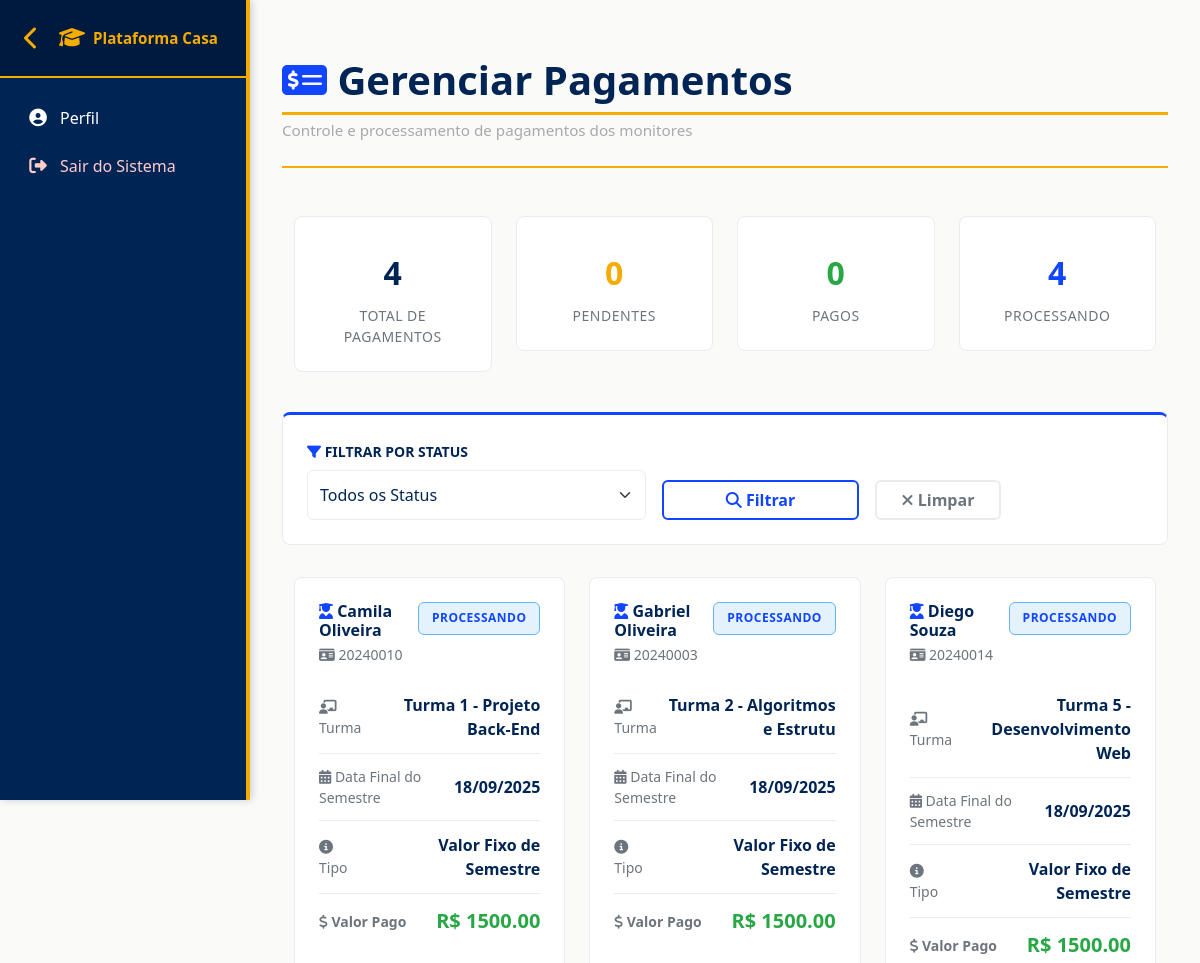
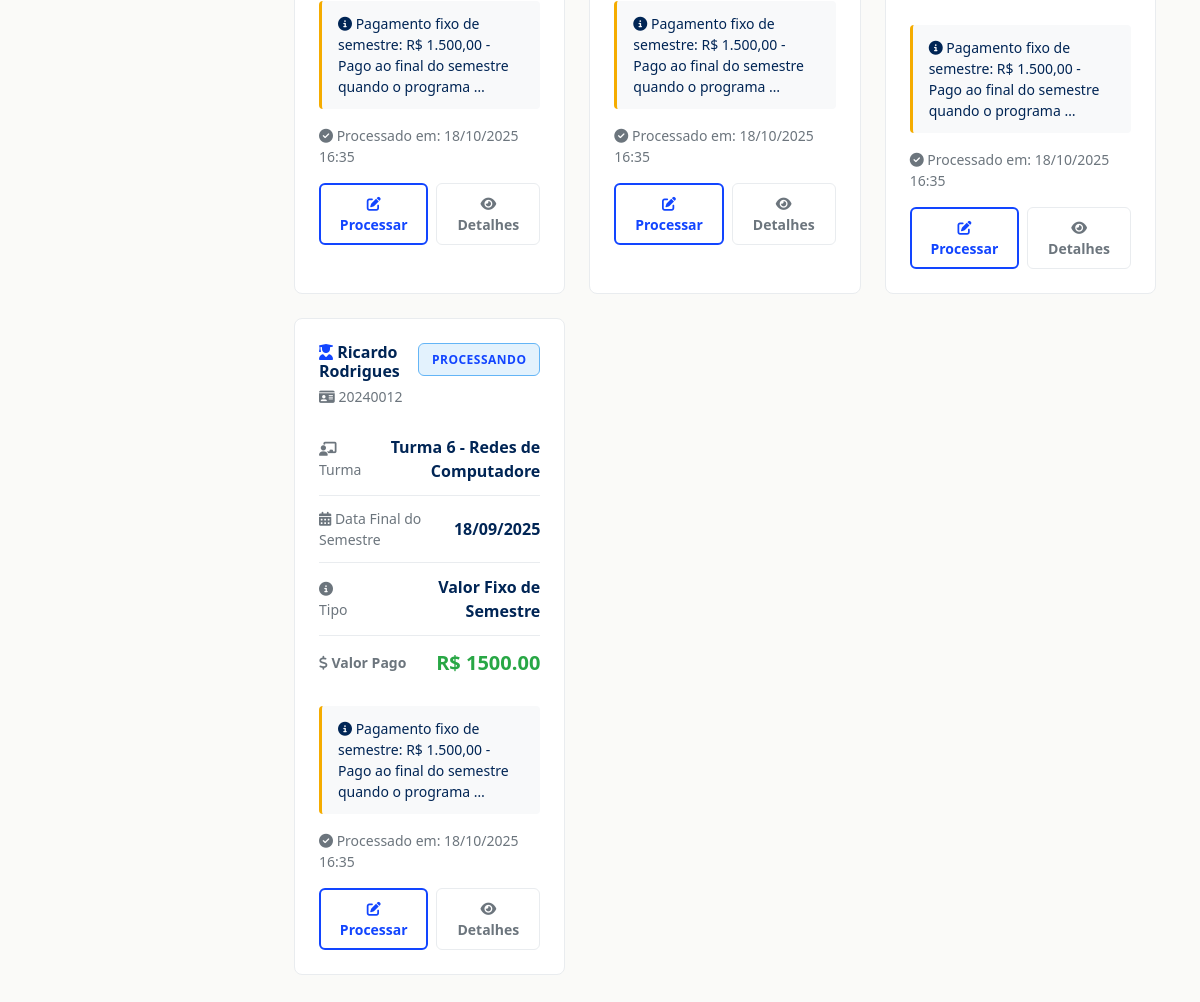
/gestao/pagamentos/, run on the app's committed database (2 pictures, top to bottom).
### plataforma_Casa/models.py (models this page shows, shortened)
class StatusPagamento(models.Model):
    STATUS_CHOICES = [
        ('Pendente', 'Pendente'),
        ('Processando', 'Processando'),
        ('Pago', 'Pago'),
        ('Cancelado', 'Cancelado'),
    ]
    VALOR_SEMESTRE = Decimal('1500.00')  # Valor fixo: R$1.500 por semestre
    monitor = models.ForeignKey(Aluno, on_delete=models.CASCADE, related_name='pagamentos')
    turma = models.ForeignKey(Turma, on_delete=models.CASCADE, related_name='pagamentos')
    mes_referencia = models.DateField(help_text="Data final do semestre para este pagamento")
    valor_total = models.DecimalField(max_digits=10, decimal_places=2, editable=False, default=Decimal('1500.00'))
    status = models.CharField(max_length=50, choices=STATUS_CHOICES, default='Pendente')
    processado_por = models.ForeignKey(Funcionario, on_delete=models.SET_NULL, null=True, blank=True, related_name='pagamentos_processados')
    data_processamento = models.DateTimeField(null=True, blank=True)
    observacao = models.TextField(blank=True, null=True, help_text="Observações sobre o pagamento")
    criado_em = models.DateTimeField(auto_now_add=True)
    class Meta:
        verbose_name = 'Status de Pagamento'
        verbose_name_plural = 'Status de Pagamentos'
        ordering = ['-mes_referencia']

class Usuario(models.Model):
    nome = models.CharField(max_length=100)
    email = models.EmailField(max_length=100)
    tipo_usuario = models.ForeignKey(TipoUsuario, on_delete=models.CASCADE)
    ativo = models.BooleanField(default=True)

class Aluno(Usuario):
    matricula = models.CharField(max_length=20, unique=True)
    curso = models.ForeignKey(Curso, on_delete=models.CASCADE)
    data_ingresso = models.DateField()
    periodo = models.IntegerField()
    cr_geral = models.FloatField()

class Turma(models.Model):
    nome = models.CharField(max_length=100)
    vaga = models.ForeignKey(Vaga, on_delete=models.CASCADE)
    sala = models.ForeignKey(Sala, on_delete=models.CASCADE)
    descricao = models.TextField()
    data_inicio = models.DateField()
    data_fim = models.DateField()
    dias_da_semana = models.CharField(max_length=100)  # Ex: "Segunda, Quarta, Sexta"
    horario = models.CharField(max_length=50)  # Ex: "18:00 - 21:00"
    monitor = models.ForeignKey(Aluno, on_delete=models.CASCADE, related_name='monitorias')
    curso = models.ForeignKey(Curso, on_delete=models.CASCADE)
    ativo = models.BooleanField(default=True)
    criado_em = models.DateTimeField(auto_now_add=True)

class Vaga(models.Model):
    nome = models.CharField(max_length=100)
    curso = models.ForeignKey(Curso, on_delete=models.CASCADE)
    coordenador = models.ForeignKey(Funcionario, on_delete=models.CASCADE, related_name='vagas_coordenadas')
    descricao = models.TextField()
    requisitos = models.TextField()
    responsabilidades = models.TextField(blank=True, null=True)  # Novo campo
    numero_vagas = models.IntegerField(default=1)  # Novo campo
    disciplina = models.CharField(max_length=100, blank=True, null=True)  # Novo campo
    monitores = models.ManyToManyField(Aluno, related_name='vagas_inscritas', blank=True)
    ativo = models.BooleanField(default=True)
    criado_em = models.DateTimeField(auto_now_add=True)

### plataforma_Casa/views.py (the view)
# urls.py: path('gestao/pagamentos/', views.gerenciar_pagamentos, name='gerenciar_pagamentos'),
def gerenciar_pagamentos(request):
    pagamentos = StatusPagamento.objects.all().select_related('monitor', 'turma').order_by('-mes_referencia')
    status_filtro = request.GET.get('status')
    if status_filtro:
        pagamentos = pagamentos.filter(status=status_filtro)
    context = {'pagamentos': pagamentos}
    return render(request, 'gestao/pagamentos.html', context)

### plataforma_Casa/context_processors.py (called while the page is built, shortened)
def user_groups(request):
    return {
        'is_aluno': False,
        'is_monitor': False,
        'is_professor': False,
        'is_admin': False,
    }

### plataforma_Casa/templatetags/custom_filters.py (called while the page is built)
@register.filter
def filter_by_status(queryset, status):
    if not queryset:
        return []
    try:
        return queryset.filter(status=status)
    except Exception:
        if isinstance(queryset, list):
            return [item for item in queryset if hasattr(item, 'status') and item.status == status]
        return queryset

### plataforma_Casa/templates/gestao/pagamentos.html (shortened to what this page needs)
{% extends 'base.html' %}
{% load static %}
{% load custom_filters %}
{% block content %}
<div class="container-fluid py-4">
    <div class="page-header mb-5">
        <h1 class="mb-1" style="color: #002555; font-weight: 700;">
            <i class="fas fa-money-check-alt" style="color: #1245FF;"></i> Gerenciar Pagamentos
        </h1>
        <p class="text-muted mb-0" style="font-size: 0.95rem;">Controle e processamento de pagamentos dos monitores</p>
    </div>
    <div class="row mb-4">
        <div class="col-md-3 mb-3">
            <div class="stats-card">
                <div class="stats-value">{{ pagamentos|length }}</div>
                <div class="stats-label">Total de Pagamentos</div>
            </div>
        </div>
        <div class="col-md-3 mb-3">
            <div class="stats-card">
                <div style="font-size: 2rem; font-weight: 700; color: #F5AC00; margin: 0.5rem 0;">
                    {% with pendentes=pagamentos|filter_by_status:'Pendente' %}{{ pendentes|length }}{% endwith %}
                </div>
                <div class="stats-label">Pendentes</div>
            </div>
        </div>
        <div class="col-md-3 mb-3">
            <div class="stats-card">
                <div style="font-size: 2rem; font-weight: 700; color: #28a745; margin: 0.5rem 0;">
                    {% with pagos=pagamentos|filter_by_status:'Pago' %}{{ pagos|length }}{% endwith %}
                </div>
                <div class="stats-label">Pagos</div>
            </div>
        </div>
        <div class="col-md-3 mb-3">
            <div class="stats-card">
                <div style="font-size: 2rem; font-weight: 700; color: #1245FF; margin: 0.5rem 0;">
                    {% with processando=pagamentos|filter_by_status:'Processando' %}{{ processando|length }}{% endwith %}
                </div>
                <div class="stats-label">Processando</div>
            </div>
        </div>
    </div>
    <div class="filter-section">
        <form method="GET" class="row g-3 align-items-end">
            <div class="col-md-5">
                <label class="form-label"><i class="fas fa-filter" style="color: #1245FF;"></i> Filtrar por Status</label>
                <select name="status" class="form-select">
                    <option value="">Todos os Status</option>
                </select>
            </div>
            <div class="col-md-3">
                <button type="submit" class="btn btn-filter w-100">
                    <i class="fas fa-search"></i> Filtrar
                </button>
            </div>
            <div class="col-md-2">
                <a href="{% url 'gerenciar_pagamentos' %}" class="btn btn-clear w-100">
                    <i class="fas fa-times"></i> Limpar
                </a>
            </div>
        </form>
    </div>
    {% if pagamentos %}
    <div class="row">
        {% for pagamento in pagamentos %}
        <div class="col-md-6 col-lg-4 mb-4">
            <div class="payment-card">
                <div class="card-body">
                    <div class="d-flex justify-content-between align-items-start mb-3">
                        <div>
                            <h5 class="card-title mb-1">
                                <i class="fas fa-user-graduate" style="color: #1245FF;"></i> {{ pagamento.monitor.nome }}
                            </h5>
                            <p class="text-muted small mb-0">
                                <i class="fas fa-id-card"></i> {{ pagamento.monitor.matricula }}
                            </p>
                        </div>
                        <span class="status-badge status-{{ pagamento.status|lower }}">
                            {{ pagamento.status }}
                        </span>
                    </div>
                    <div class="mb-3">
                        <div class="card-detail-row">
                            <span class="detail-label"><i class="fas fa-chalkboard-teacher"></i> Turma</span>
                            <span class="detail-value">{{ pagamento.turma.vaga.disciplina|default:pagamento.turma.nome }}</span>
                        </div>
                        <div class="card-detail-row">
                            <span class="detail-label"><i class="fas fa-calendar-alt"></i> Data Final do Semestre</span>
                            <span class="detail-value">{{ pagamento.mes_referencia|date:"d/m/Y" }}</span>
                        </div>
                        <div class="card-detail-row">
                            <span class="detail-label"><i class="fas fa-info-circle"></i> Tipo</span>
                            <span class="detail-value">Valor Fixo de Semestre</span>
                        </div>
                        <div class="card-detail-row">
                            <span class="detail-label"><strong><i class="fas fa-dollar-sign"></i> Valor Pago</strong></span>
                            <span class="detail-value-total">R$ {{ pagamento.valor_total|floatformat:2 }}</span>
                        </div>
                    </div>
                    {% if pagamento.observacao %}
                    <div class="observation-box">
                        <i class="fas fa-info-circle"></i> {{ pagamento.observacao|truncatewords:15 }}
                    </div>
                    {% endif %}
                    {% if pagamento.data_processamento %}
                    <p class="text-muted small mb-3">
                        <i class="fas fa-check-circle"></i> Processado em: {{ pagamento.data_processamento|date:"d/m/Y H:i" }}
                    </p>
                    {% endif %}
                    <div class="d-flex gap-2 mt-3">
                        <a href="{% url 'processar_pagamento' pagamento.id %}"
                           class="btn btn-action flex-fill">
                            <i class="fas fa-edit"></i> Processar
                        </a>
                        <button class="btn btn-details flex-fill"
                                data-bs-toggle="modal"
                                data-bs-target="#detalhesModal{{ pagamento.id }}">
                            <i class="fas fa-eye"></i> Detalhes
                        </button>
                    </div>
                </div>
            </div>
        </div>
        {% endfor %}
    </div>
    {% endif %}
</div>
{% endblock %}

### plataforma_Casa/static/css/cores-institucionais.css (style rules this page uses)
:root { --cor-amarelo-institucional: #F5AC00; --cor-azul-escuro-principal: #002555; --cor-azul-auxiliar: #1245FF; --cor-cinza-escuro: #6d6e71; --cor-cinza-medio: #a7a9ab; --cor-cinza-claro: #d1d3d4; --cor-branco: #ffffff; --cor-preto: #000000; --cor-sucesso: #27ae60; --cor-erro: #e74c3c; --cor-aviso: #f39c12; --cor-info: #3498db; --sombra-leve: rgba(0, 37, 85, 0.1); --sombra-media: rgba(0, 37, 85, 0.2); --sombra-forte: rgba(0, 37, 85, 0.3); }
html, body { background-color: var(--cor-branco); color: var(--cor-cinza-escuro); font-family: 'Segoe UI', Tahoma, Geneva, Verdana, sans-serif; }
.card-title { color: var(--cor-azul-escuro-principal); font-weight: 700; margin-bottom: 1rem; }
.form-label { color: var(--cor-cinza-escuro); font-weight: 600; }
h1, h2, h3, h4, h5, h6 { color: var(--cor-azul-escuro-principal); font-weight: 700; }
h1 { border-bottom: 3px solid var(--cor-amarelo-institucional); padding-bottom: 0.5rem; }
a { color: var(--cor-azul-escuro-principal); text-decoration: none; transition: all 0.3s ease; }
.text-muted { color: var(--cor-cinza-medio) !important; }

### plataforma_Casa/static/css/cores-padrao.css (style rules this page uses)
:root { --cor-amarelo-institucional: #F5AC00; --cor-azul-escuro-principal: #002555; --cor-azul-auxiliar: #1245FF; --cor-cinza-escuro: #6d6e71; --cor-cinza-medio: #a7a9ab; --cor-cinza-claro: #d1d3d4; --cor-branco: #ffffff; --cor-preto: #000000; --cor-sucesso: #27ae60; --cor-erro: #e74c3c; --cor-aviso: #f39c12; --cor-info: #3498db; }
.btn { border-radius: 8px; font-weight: 600; transition: all 0.3s ease; }
.display-4, h1, h2 { color: var(--cor-azul-escuro-principal); }
a { color: var(--cor-azul-escuro-principal); transition: all 0.3s ease; }

### plataforma_Casa/templates/base.html (style rules this page uses)
* { margin: 0; padding: 0; box-sizing: border-box; }
body { background-color: #fafaf8; padding-top: 0; overflow-x: hidden; max-width: 100vw; }
html { overflow-x: hidden; max-width: 100vw; }
html, body { height: 100%; overflow-x: hidden; max-width: 100%; }
.form-control, .form-select { border-radius: 8px; padding: 0.7rem 1rem; }
.container-fluid { padding-left: 0; padding-right: 0; overflow-x: hidden; max-width: 100%; margin-top: 0; }
.container-fluid > .row { margin-left: 0; margin-right: 0; max-width: 100%; }
.main-content > * { max-width: 100%; }
.form-control, .form-select, input, textarea, select { max-width: 100%; box-sizing: border-box; }

### data on the page
StatusPagamento: monitor.nome "Camila Oliveira", monitor.matricula "20240010", status "PROCESSANDO", turma.vaga.disciplina "Turma 1 - Projeto Back-End", mes_referencia "18/09/2025", valor_total "1500.00", observacao "Pagamento fixo de semestre: R$ 1.500,00 - Pago ao final do semestre quando o programa …", data_processamento "18/10/2025 16:35"
StatusPagamento: monitor.nome "Gabriel Oliveira", monitor.matricula "20240003", status "PROCESSANDO", turma.vaga.disciplina "Turma 2 - Algoritmos e Estrutu", mes_referencia "18/09/2025", valor_total "1500.00", observacao "Pagamento fixo de semestre: R$ 1.500,00 - Pago ao final do semestre quando o programa …", data_processamento "18/10/2025 16:35"
StatusPagamento: monitor.nome "Diego Souza", monitor.matricula "20240014", status "PROCESSANDO", turma.vaga.disciplina "Turma 5 - Desenvolvimento Web", mes_referencia "18/09/2025", valor_total "1500.00", observacao "Pagamento fixo de semestre: R$ 1.500,00 - Pago ao final do semestre quando o programa …", data_processamento "18/10/2025 16:35"
StatusPagamento: monitor.nome "Ricardo Rodrigues", monitor.matricula "20240012", status "PROCESSANDO", turma.vaga.disciplina "Turma 6 - Redes de Computadore", mes_referencia "18/09/2025", valor_total "1500.00", observacao "Pagamento fixo de semestre: R$ 1.500,00 - Pago ao final do semestre quando o programa …", data_processamento "18/10/2025 16:35"

### other printed values
{{ pagamentos|length }} "4"
{{ pendentes|length }} "0"
{{ pagos|length }} "0"
{{ processando|length }} "4"
